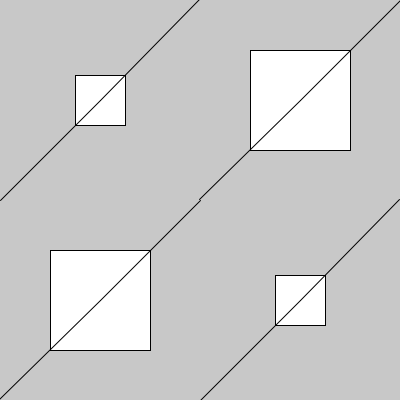
Frame 1 (no input)
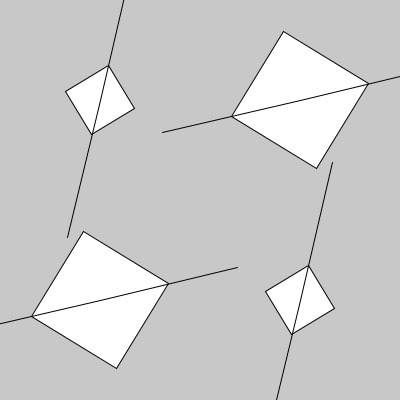
Frame 60 (the mouse pressed at the canvas centre just before this capture)
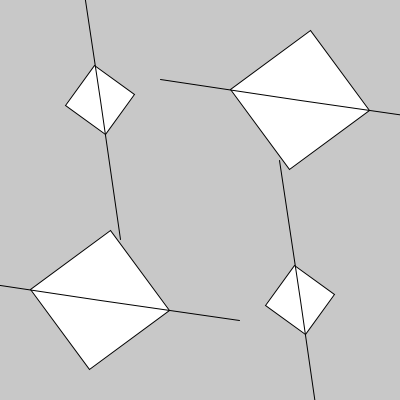
Frame 120 (the mouse held since frame 60 and released just before this capture)

The Processing sketch that drew these frames (run headless with seeded random() and noise(); from frame 60 on, the mouse is pressed at the canvas centre):

// Processing sketch: WhiskerSquares
// ── WhiskerSquares.pde
// WhiskerSquares
//
// Rotating squares with whiskers.
//
// Dan Wilcox danomatika.com 2015

float rotateVal = PI;

void setup() {
  size(400, 400); 
  rectMode(CENTER);
}

void draw() {
  background(200);
  
  drawSquare(100, 100, 50, 1);   // upper left
  drawSquare(300, 100, 100, -1); // upper right
  drawSquare(300, 300, 50, 1);   // lower right
  drawSquare(100, 300, 100, -1); // lower left
  
  // animation variables
  rotateVal = rotateVal + 0.01;
  if(rotateVal < PI) { // use ony positive part of sin 0-PI
   rotateVal = 0;
  }
}

// draw a centered square t a give location
// x & y: center point
// s: size in pixels
// r: rotation modifier, ie. setting to -1 rotates backwards
void drawSquare(float x, float y, float s, float r) {
  
  // push current transforms
  pushMatrix();
  
    // move the origin to middle of the screen
    translate(x, y);
    
    // rotate around the current origin
    rotate(r*sin(rotateVal));
    
    // draw centered on the current origin
    rect(0, 0, s, s);
    
    // draw the whiskers
    line(0, 0, -100, 100);
    line(0, 0, 100, -100);
    
  popMatrix(); // reset transforms before pushMatrix
}
